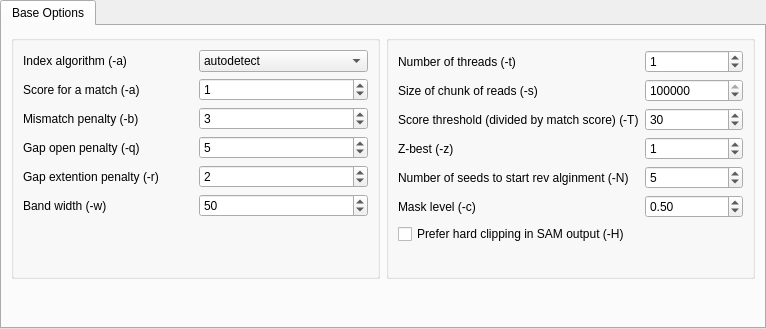
<?xml version="1.0" encoding="UTF-8"?>
<ui version="4.0">
 <class>BwaSwSettings</class>
 <widget class="QWidget" name="BwaSwSettings">
  <property name="geometry">
   <rect>
    <x>0</x>
    <y>0</y>
    <width>766</width>
    <height>329</height>
   </rect>
  </property>
  <property name="windowTitle">
   <string>Form</string>
  </property>
  <layout class="QVBoxLayout" name="verticalLayout_2">
   <property name="sizeConstraint">
    <enum>QLayout::SetMinAndMaxSize</enum>
   </property>
   <property name="margin">
    <number>0</number>
   </property>
   <item>
    <widget class="QTabWidget" name="tabWidget">
     <property name="currentIndex">
      <number>0</number>
     </property>
     <widget class="QWidget" name="tab">
      <attribute name="title">
       <string>Base Options</string>
      </attribute>
      <layout class="QVBoxLayout" name="verticalLayout">
       <property name="sizeConstraint">
        <enum>QLayout::SetMaximumSize</enum>
       </property>
       <item>
        <layout class="QHBoxLayout" name="horizontalLayout">
         <property name="sizeConstraint">
          <enum>QLayout::SetMinAndMaxSize</enum>
         </property>
         <item>
          <widget class="QGroupBox" name="groupBox_0">
           <property name="title">
            <string/>
           </property>
           <layout class="QGridLayout" name="gridLayout_2">
            <property name="sizeConstraint">
             <enum>QLayout::SetMinAndMaxSize</enum>
            </property>
            <item row="8" column="1">
             <widget class="QSpinBox" name="bandWidthSpinbox">
              <property name="value">
               <number>50</number>
              </property>
             </widget>
            </item>
            <item row="0" column="1">
             <widget class="QComboBox" name="indexAlgorithmComboBox">
              <property name="currentIndex">
               <number>0</number>
              </property>
              <item>
               <property name="text">
                <string>autodetect</string>
               </property>
              </item>
              <item>
               <property name="text">
                <string>bwtsw</string>
               </property>
              </item>
              <item>
               <property name="text">
                <string>div</string>
               </property>
              </item>
              <item>
               <property name="text">
                <string>is</string>
               </property>
              </item>
             </widget>
            </item>
            <item row="1" column="0">
             <widget class="QLabel" name="label_7">
              <property name="layoutDirection">
               <enum>Qt::LeftToRight</enum>
              </property>
              <property name="text">
               <string>Score for a match (-a)</string>
              </property>
              <property name="alignment">
               <set>Qt::AlignLeading|Qt::AlignLeft|Qt::AlignVCenter</set>
              </property>
              <property name="margin">
               <number>5</number>
              </property>
             </widget>
            </item>
            <item row="1" column="1">
             <widget class="QSpinBox" name="matchScoreSpinbox">
              <property name="value">
               <number>1</number>
              </property>
             </widget>
            </item>
            <item row="2" column="0">
             <widget class="QLabel" name="label_8">
              <property name="layoutDirection">
               <enum>Qt::LeftToRight</enum>
              </property>
              <property name="text">
               <string>Mismatch penalty (-b)</string>
              </property>
              <property name="alignment">
               <set>Qt::AlignLeading|Qt::AlignLeft|Qt::AlignVCenter</set>
              </property>
              <property name="margin">
               <number>5</number>
              </property>
             </widget>
            </item>
            <item row="2" column="1">
             <widget class="QSpinBox" name="mismatchScoreSpinbox">
              <property name="value">
               <number>3</number>
              </property>
             </widget>
            </item>
            <item row="3" column="0">
             <widget class="QLabel" name="label_17">
              <property name="layoutDirection">
               <enum>Qt::LeftToRight</enum>
              </property>
              <property name="text">
               <string>Gap open penalty (-q)</string>
              </property>
              <property name="alignment">
               <set>Qt::AlignLeading|Qt::AlignLeft|Qt::AlignVCenter</set>
              </property>
              <property name="margin">
               <number>5</number>
              </property>
             </widget>
            </item>
            <item row="3" column="1">
             <widget class="QSpinBox" name="gapOpenSpinbox">
              <property name="value">
               <number>5</number>
              </property>
             </widget>
            </item>
            <item row="4" column="0">
             <widget class="QLabel" name="label_18">
              <property name="layoutDirection">
               <enum>Qt::LeftToRight</enum>
              </property>
              <property name="text">
               <string>Gap extention penalty (-r)</string>
              </property>
              <property name="alignment">
               <set>Qt::AlignLeading|Qt::AlignLeft|Qt::AlignVCenter</set>
              </property>
              <property name="margin">
               <number>5</number>
              </property>
             </widget>
            </item>
            <item row="4" column="1">
             <widget class="QSpinBox" name="gapExtSpinbox">
              <property name="value">
               <number>2</number>
              </property>
             </widget>
            </item>
            <item row="8" column="0">
             <widget class="QLabel" name="label_43">
              <property name="layoutDirection">
               <enum>Qt::LeftToRight</enum>
              </property>
              <property name="text">
               <string>Band width (-w)</string>
              </property>
              <property name="alignment">
               <set>Qt::AlignLeading|Qt::AlignLeft|Qt::AlignVCenter</set>
              </property>
              <property name="margin">
               <number>5</number>
              </property>
             </widget>
            </item>
            <item row="13" column="0" colspan="2">
             <spacer name="verticalSpacer_2">
              <property name="orientation">
               <enum>Qt::Vertical</enum>
              </property>
              <property name="sizeHint" stdset="0">
               <size>
                <width>20</width>
                <height>0</height>
               </size>
              </property>
             </spacer>
            </item>
            <item row="0" column="0">
             <widget class="QLabel" name="label_3">
              <property name="text">
               <string>Index algorithm (-a)</string>
              </property>
              <property name="alignment">
               <set>Qt::AlignLeading|Qt::AlignLeft|Qt::AlignVCenter</set>
              </property>
              <property name="margin">
               <number>5</number>
              </property>
             </widget>
            </item>
           </layout>
          </widget>
         </item>
         <item>
          <widget class="QGroupBox" name="groupBox">
           <layout class="QGridLayout" name="gridLayout_3">
            <property name="sizeConstraint">
             <enum>QLayout::SetMinAndMaxSize</enum>
            </property>
            <item row="0" column="0">
             <widget class="QLabel" name="label_2">
              <property name="layoutDirection">
               <enum>Qt::LeftToRight</enum>
              </property>
              <property name="text">
               <string>Number of threads (-t)</string>
              </property>
              <property name="alignment">
               <set>Qt::AlignLeading|Qt::AlignLeft|Qt::AlignVCenter</set>
              </property>
              <property name="margin">
               <number>5</number>
              </property>
             </widget>
            </item>
            <item row="0" column="1">
             <widget class="QSpinBox" name="numThreadsSpinbox">
              <property name="value">
               <number>1</number>
              </property>
             </widget>
            </item>
            <item row="1" column="0">
             <widget class="QLabel" name="label_39">
              <property name="layoutDirection">
               <enum>Qt::LeftToRight</enum>
              </property>
              <property name="text">
               <string>Size of chunk of reads (-s)</string>
              </property>
              <property name="alignment">
               <set>Qt::AlignLeading|Qt::AlignLeft|Qt::AlignVCenter</set>
              </property>
              <property name="margin">
               <number>5</number>
              </property>
             </widget>
            </item>
            <item row="1" column="1">
             <widget class="QSpinBox" name="chunkSizeSpinbox">
              <property name="minimum">
               <number>100</number>
              </property>
              <property name="maximum">
               <number>4000000</number>
              </property>
              <property name="singleStep">
               <number>1000</number>
              </property>
              <property name="value">
               <number>1000000</number>
              </property>
             </widget>
            </item>
            <item row="2" column="0">
             <widget class="QLabel" name="label_37">
              <property name="layoutDirection">
               <enum>Qt::LeftToRight</enum>
              </property>
              <property name="text">
               <string>Score threshold (divided by match score) (-T)</string>
              </property>
              <property name="alignment">
               <set>Qt::AlignLeading|Qt::AlignLeft|Qt::AlignVCenter</set>
              </property>
              <property name="margin">
               <number>5</number>
              </property>
             </widget>
            </item>
            <item row="2" column="1">
             <widget class="QSpinBox" name="scoreThresholdSpinbox">
              <property name="value">
               <number>30</number>
              </property>
             </widget>
            </item>
            <item row="6" column="0">
             <widget class="QLabel" name="label_38">
              <property name="layoutDirection">
               <enum>Qt::LeftToRight</enum>
              </property>
              <property name="text">
               <string>Z-best (-z)</string>
              </property>
              <property name="alignment">
               <set>Qt::AlignLeading|Qt::AlignLeft|Qt::AlignVCenter</set>
              </property>
              <property name="margin">
               <number>5</number>
              </property>
             </widget>
            </item>
            <item row="6" column="1">
             <widget class="QSpinBox" name="zBestSpinbox">
              <property name="value">
               <number>1</number>
              </property>
             </widget>
            </item>
            <item row="7" column="0">
             <widget class="QLabel" name="label_44">
              <property name="layoutDirection">
               <enum>Qt::LeftToRight</enum>
              </property>
              <property name="text">
               <string>Number of seeds to start rev alginment (-N)</string>
              </property>
              <property name="alignment">
               <set>Qt::AlignLeading|Qt::AlignLeft|Qt::AlignVCenter</set>
              </property>
              <property name="margin">
               <number>5</number>
              </property>
             </widget>
            </item>
            <item row="7" column="1">
             <widget class="QSpinBox" name="revAlnThreshold">
              <property name="toolTip">
               <string>&lt;html&gt;&lt;head/&gt;&lt;body&gt;&lt;p&gt;Number of seed to trigger reverse alignment&lt;/p&gt;&lt;/body&gt;&lt;/html&gt;</string>
              </property>
              <property name="value">
               <number>5</number>
              </property>
             </widget>
            </item>
            <item row="10" column="0" colspan="2">
             <spacer name="verticalSpacer">
              <property name="orientation">
               <enum>Qt::Vertical</enum>
              </property>
              <property name="sizeHint" stdset="0">
               <size>
                <width>20</width>
                <height>0</height>
               </size>
              </property>
             </spacer>
            </item>
            <item row="8" column="1">
             <widget class="QDoubleSpinBox" name="maskLevelSpinbox">
              <property name="value">
               <double>0.500000000000000</double>
              </property>
             </widget>
            </item>
            <item row="8" column="0">
             <widget class="QLabel" name="label_42">
              <property name="layoutDirection">
               <enum>Qt::LeftToRight</enum>
              </property>
              <property name="text">
               <string>Mask level (-c)</string>
              </property>
              <property name="alignment">
               <set>Qt::AlignLeading|Qt::AlignLeft|Qt::AlignVCenter</set>
              </property>
              <property name="margin">
               <number>5</number>
              </property>
             </widget>
            </item>
            <item row="9" column="0">
             <widget class="QCheckBox" name="hardClippingCheckBox">
              <property name="text">
               <string>Prefer hard clipping in SAM output (-H)</string>
              </property>
             </widget>
            </item>
           </layout>
          </widget>
         </item>
        </layout>
       </item>
       <item>
        <widget class="QLabel" name="label">
         <property name="text">
          <string>&lt;!DOCTYPE HTML PUBLIC &quot;-//W3C//DTD HTML 4.0//EN&quot; &quot;http://www.w3.org/TR/REC-html40/strict.dtd&quot;&gt;
&lt;html&gt;&lt;head&gt;&lt;meta name=&quot;qrichtext&quot; content=&quot;1&quot; /&gt;&lt;style type=&quot;text/css&quot;&gt;
p, li { white-space: pre-wrap; }
&lt;/style&gt;&lt;/head&gt;&lt;body style=&quot; font-family:'MS Shell Dlg 2'; font-size:8.25pt; font-weight:400; font-style:normal;&quot;&gt;
&lt;p style=&quot;-qt-paragraph-type:empty; margin-top:0px; margin-bottom:0px; margin-left:0px; margin-right:0px; -qt-block-indent:0; text-indent:0px; font-size:8pt;&quot;&gt;&lt;/p&gt;&lt;/body&gt;&lt;/html&gt;</string>
         </property>
         <property name="textFormat">
          <enum>Qt::RichText</enum>
         </property>
         <property name="wordWrap">
          <bool>true</bool>
         </property>
        </widget>
       </item>
       <item>
        <widget class="QLabel" name="warningLabel">
         <property name="text">
          <string/>
         </property>
         <property name="wordWrap">
          <bool>true</bool>
         </property>
        </widget>
       </item>
      </layout>
     </widget>
    </widget>
   </item>
  </layout>
 </widget>
 <resources/>
 <connections/>
</ui>
